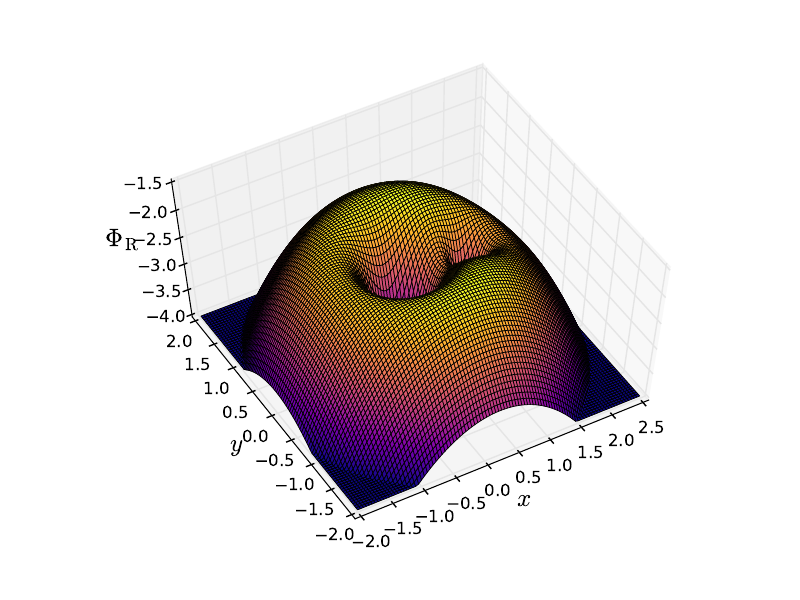

Write Python code to recreate this figure.
# http://www.ster.kuleuven.be/~pieterd/python/html/plotting/mayavi_example.html

import numpy as np
from numpy import sin,cos,pi,sqrt # makes the code more readable
from scipy.optimize import newton

import sys

#mayavi 3d
#import pylab as plt
#from mayavi import mlab # or from enthought.mayavi import mlab

#matplotlib 3d
import matplotlib.pyplot as plt
from matplotlib import cm
from mpl_toolkits.mplot3d import Axes3D

fig = plt.figure(figsize=(8.0, 6.0)) #single column fig
#fig = plt.figure(figsize=(3.54, 2.19)) #single column fig
#fig = plt.figure(figsize=(7.48, 2.5))  #two column figure
ax = fig.add_subplot(111, projection='3d')


plt.rc('font', family='serif')
#plt.rc('xtick', labelsize=5)
#plt.rc('ytick', labelsize=5)
#plt.rc('axes', labelsize=5)


# Roche potential 
##################################################
def roche_pot_xy(x, y, q):
    r   = np.hypot(x,y)
    phi = np.arctan2(y, x)
    return roche_pot(r, phi, q)

def roche_pot(r,phi,q):
    theta = pi/2 #equatorial plane
    lamr,nu = r*cos(phi)*sin(theta),cos(theta)
    return -( 1./r  + q*( 1./sqrt(1. - 2*lamr + r**2) - lamr)  + 0.5*(q+1) * r**2 * (1-nu**2) )


#polar grid
#phi = np.linspace(0, 2*pi, 100)
#rad = np.linspace(0, 3.0,    100)
#x = np.outer( rad, np.sin(phi) )
#y = np.outer( rad, np.cos(phi) )

#Cartesian grid
x, y = np.mgrid[ -2.0:2.5:100j, -2.0:2.0:100j ]

q = 0.25
z = roche_pot_xy(x, y, q)

np.clip(z, -4.0, None, out=z)


ax.set_xlabel(r'$x$', size=18)
ax.set_ylabel(r'$y$', size=18)

ax.zaxis.set_rotate_label(False) 
ax.set_zlabel(r'$\Phi_{\mathrm{R}}$', size=18, rotation=0)
ax.minorticks_on()

ax.set_zlim(-4, -1.5)

#ax.plot_wireframe(x, y, z, )
ax.view_init(elev=60., azim=-120)


ax.plot_surface(x, y, z, 
        rstride=1,
        cstride=1,
        cmap = cm.plasma,
        linewidth=0.5,
        antialiased=False,
        )


#plt.show()
#plt.subplots_adjust(left=0.1, bottom=0.0, right=0.98, top=0.85, wspace=0.0, hspace=0.0)
plt.savefig('roche.pdf') #, bbox_inches='tight')

sys.exit()




def roche(r,theta,phi,pot,q):
    lamr,nu = r*cos(phi)*sin(theta),cos(theta)
    return (pot - (1./r  + q*( 1./sqrt(1. - 2*lamr + r**2) - lamr)  + 0.5*(q+1) * r**2 * (1-nu**2) ))



theta,phi = np.mgrid[0:np.pi:75j,-0.5*pi:1.5*np.pi:150j]


pot1,pot2 = 2.88,10.
q = 0.5

r_init = 1e-5

print "Newton iteration..."
r1 = [newton(roche,r_init,args=(th,ph,pot1,q)) for th,ph in zip(theta.ravel(),phi.ravel())]
r2 = [newton(roche,r_init,args=(th,ph,pot2,1./q)) for th,ph in zip(theta.ravel(),phi.ravel())]


r1 = np.array(r1).reshape(theta.shape)
r2 = np.array(r2).reshape(theta.shape)


#change to cartesian
x1 = r1*sin(theta)*cos(phi)
y1 = r1*sin(theta)*sin(phi)
z1 = r1*cos(theta)


x2 = r2*np.sin(theta)*np.cos(phi)
y2 = r2*np.sin(theta)*np.sin(phi)
z2 = r2*np.cos(theta)

#plot
print "plotting..."
#mlab.figure()
#mlab.mesh(x1,y1,z1,scalars=r1)


#move secondary to proper place
#rot_angle = pi
#Rz = np.array([[cos(rot_angle),-sin(rot_angle),0],
#               [sin(rot_angle), cos(rot_angle),0],
#               [0,             0,              1]])
#B = np.dot(Rz,np.array([x2,y2,z2]).reshape((3,-1))) # we need to have a 3x3 times 3xN array
#x2,y2,z2 = B.reshape((3,x2.shape[0],x2.shape[1])) # but we want our original shape back
#x2 += 1 # simple translation
#
#
#mlab.figure()
#mlab.mesh(x1,y1,z1,scalars=r1)
#mlab.mesh(x2,y2,z2,scalars=r2)


#ax.plot_surface(x1, y1, z2, r1)
#ax.plot_wireframe(x1, y1, z2)


ax.plot_wireframe(x1, y1, r1)

plt.show()
plt.savefig("roche.pdf")




#plt.imshow(r1)
#plt.colorbar()
#plt.figure()
#plt.show()
#plt.imshow(r2)
#plt.colorbar()


